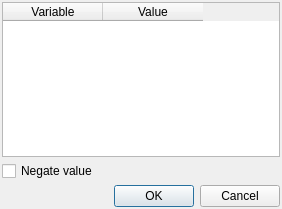
<ui version="4.0">
 <class>SelectVariableDialog</class>
 <widget class="QDialog" name="SelectVariableDialog">
  <property name="geometry">
   <rect>
    <x>0</x>
    <y>0</y>
    <width>282</width>
    <height>209</height>
   </rect>
  </property>
  <property name="windowTitle">
   <string>Select Variable</string>
  </property>
  <property name="windowIcon">
   <iconset resource="icons.qrc">
    <normaloff>:/program/icons/aten.png</normaloff>:/program/icons/aten.png</iconset>
  </property>
  <layout class="QVBoxLayout">
   <property name="spacing">
    <number>4</number>
   </property>
   <property name="margin">
    <number>2</number>
   </property>
   <item>
    <widget class="QTableWidget" name="VariableTable">
     <property name="editTriggers">
      <set>QAbstractItemView::NoEditTriggers</set>
     </property>
     <property name="selectionMode">
      <enum>QAbstractItemView::SingleSelection</enum>
     </property>
     <property name="selectionBehavior">
      <enum>QAbstractItemView::SelectRows</enum>
     </property>
     <column>
      <property name="text">
       <string>Variable</string>
      </property>
     </column>
     <column>
      <property name="text">
       <string>Value</string>
      </property>
     </column>
    </widget>
   </item>
   <item>
    <widget class="QCheckBox" name="NegateCheck">
     <property name="text">
      <string>Negate value</string>
     </property>
    </widget>
   </item>
   <item>
    <widget class="QDialogButtonBox" name="buttonBox">
     <property name="maximumSize">
      <size>
       <width>16777215</width>
       <height>30</height>
      </size>
     </property>
     <property name="orientation">
      <enum>Qt::Horizontal</enum>
     </property>
     <property name="standardButtons">
      <set>QDialogButtonBox::Cancel|QDialogButtonBox::Ok</set>
     </property>
    </widget>
   </item>
  </layout>
 </widget>
 <resources>
  <include location="icons.qrc"/>
 </resources>
 <connections>
  <connection>
   <sender>buttonBox</sender>
   <signal>accepted()</signal>
   <receiver>SelectVariableDialog</receiver>
   <slot>accept()</slot>
   <hints>
    <hint type="sourcelabel">
     <x>248</x>
     <y>254</y>
    </hint>
    <hint type="destinationlabel">
     <x>157</x>
     <y>274</y>
    </hint>
   </hints>
  </connection>
  <connection>
   <sender>buttonBox</sender>
   <signal>rejected()</signal>
   <receiver>SelectVariableDialog</receiver>
   <slot>reject()</slot>
   <hints>
    <hint type="sourcelabel">
     <x>316</x>
     <y>260</y>
    </hint>
    <hint type="destinationlabel">
     <x>286</x>
     <y>274</y>
    </hint>
   </hints>
  </connection>
 </connections>
</ui>
